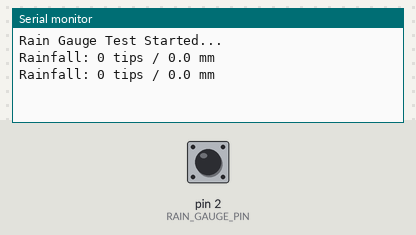
A sketch run on a simulated Arduino Mega 2560, built with avr-gcc and run on an emulated ATmega2560. Parts: the last lines printed to the serial monitor. The test bench sets the inputs (shaded band); at power-on: pin 2 (RAIN_GAUGE_PIN) HIGH.

Above: at 1.2 s.
1.3 s: pin 2 (RAIN_GAUGE_PIN) pulled LOW for 0.15 s
At 2.7 s:
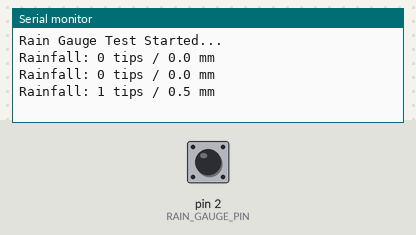
2.9 s: pin 2 (RAIN_GAUGE_PIN) pulled LOW for 1 s
At 3.8 s:
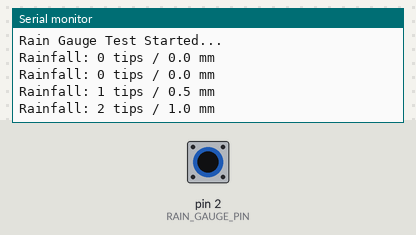
5.4 s: pin 2 (RAIN_GAUGE_PIN) pulled LOW for 0.15 s
At 6.3 s:
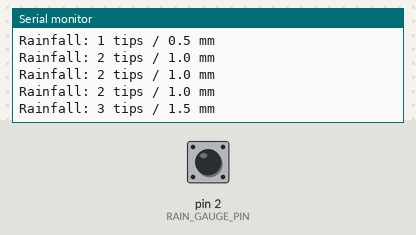
Timing chart, 0 to 8.4 s (numbered marks = the images above; inputs shaded):
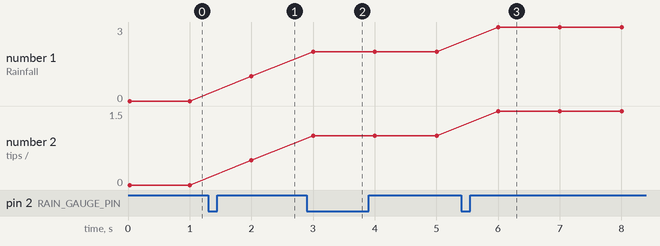

Measured:
- after the input at 1.3 s, the serial monitor: prints a new line after 0.70 s (image 1)
- after the input at 2.9 s, the serial monitor: prints a new line after 0.10 s (image 2)
- after the input at 5.4 s, the serial monitor: prints a new line after 0.60 s (image 3)
- plotted number 1: 0 → 1 after the input at 1.3 s, 1 → 2 after the input at 2.9 s, 2 → 3 after the input at 5.4 s
- plotted number 2: 0 → 0.5 after the input at 1.3 s, 1 → 1.5 after the input at 5.4 s

The sketch:

Rain_Guage.ino
```cpp
/*
  Component 15: Tipping Bucket Rain Gauge
  Target: Arduino Mega 2560
  Wiring: Switch Wire 1 -> Pin 2, Switch Wire 2 -> GND
*/

#define RAIN_GAUGE_PIN   2     // Hardware interrupt pin
#define MM_PER_TIP       0.5   // Millimeters of rain per bucket tip
#define DEBOUNCE_TIME_MS 200   // Ignore tips faster than this (mechanical bounce)

// Volatile variables are required when modified inside an ISR
volatile uint32_t tip_count    = 0;
volatile uint32_t last_tip_time = 0;

// -------------------------------------------------------
// Interrupt Service Routine (ISR)
// Called automatically every time the rain gauge pin triggers
// -------------------------------------------------------
void rain_gauge_isr() {
  uint32_t current_time = millis();

  // Debounce: only count if enough time passed since last tip
  if ((current_time - last_tip_time) > DEBOUNCE_TIME_MS) {
    tip_count++;
    last_tip_time = current_time;
  }
}

void setup() {
  Serial.begin(9600);
  Serial.println("Rain Gauge Test Started...");

  // Configure rain gauge pin as input with internal pull-up
  // (Switch pulls to GND when it closes — pull-up keeps it HIGH normally)
  pinMode(RAIN_GAUGE_PIN, INPUT_PULLUP);

  // Attach interrupt — trigger on FALLING edge
  // (pin goes HIGH->LOW when reed switch closes)
  attachInterrupt(digitalPinToInterrupt(RAIN_GAUGE_PIN), rain_gauge_isr, FALLING);
}

void loop() {
  // Safely read volatile tip_count (disable interrupt briefly to avoid race conditions)
  noInterrupts();
  uint32_t current_tips = tip_count;
  interrupts();

  // Calculate rainfall in mm
  float rainfall_mm = current_tips * MM_PER_TIP;

  // Print data
  Serial.print("Rainfall: ");
  Serial.print(current_tips);
  Serial.print(" tips / ");
  Serial.print(rainfall_mm, 1);
  Serial.println(" mm");

  // Read once every second
  delay(1000);
}
```
